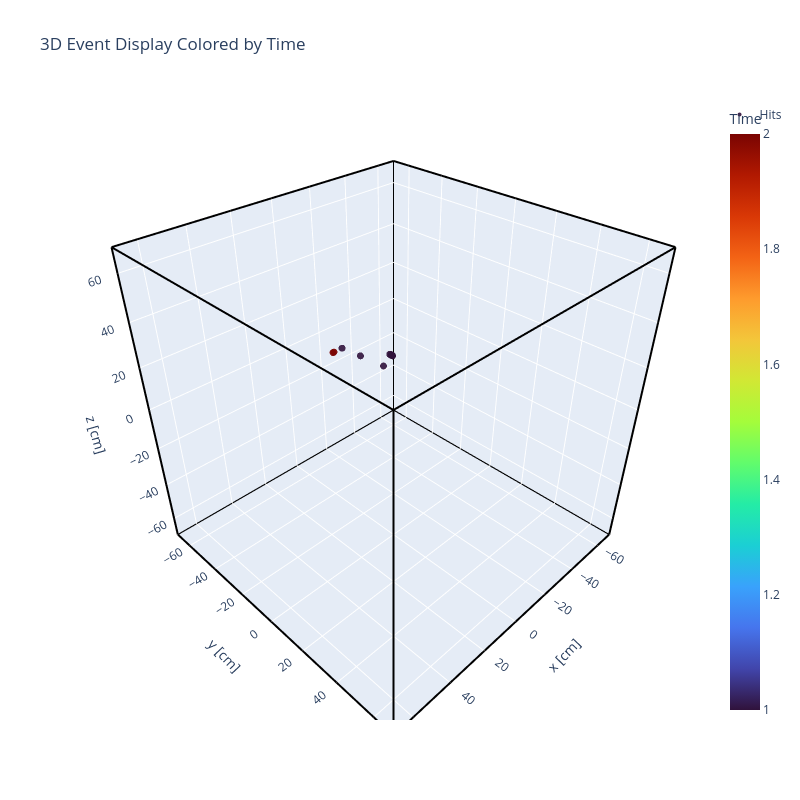

The cell this chart's notebook holds for it:
### Code cell
# --------------------------------------------------
# Cube dimensions
# --------------------------------------------------
Lmin, Lmax = -70, 70

# --------------------------------------------------
# Create event display
# --------------------------------------------------
fig = go.Figure()

# --- Add hit points colored by time ---
fig.add_trace(go.Scatter3d(
    x=hits_x, y=hits_y, z=hits_z,
    mode='markers',
    marker=dict(
        size=4,
        color=hits_c,             # <-- color by time
        colorscale='Turbo',      # 'Viridis', 'Plasma', 'Turbo', etc.
        colorbar=dict(title="Time"),
        opacity=0.9
    ),
    name="Hits"
))

# --------------------------------------------------
# Add detector cube edges
# --------------------------------------------------
cube_edges = [
    # bottom
    [(Lmin,Lmin,Lmin), (Lmax,Lmin,Lmin)],
    [(Lmax,Lmin,Lmin), (Lmax,Lmax,Lmin)],
    [(Lmax,Lmax,Lmin), (Lmin,Lmax,Lmin)],
    [(Lmin,Lmax,Lmin), (Lmin,Lmin,Lmin)],

    # top
    [(Lmin,Lmin,Lmax), (Lmax,Lmin,Lmax)],
    [(Lmax,Lmin,Lmax), (Lmax,Lmax,Lmax)],
    [(Lmax,Lmax,Lmax), (Lmin,Lmax,Lmax)],
    [(Lmin,Lmax,Lmax), (Lmin,Lmin,Lmax)],

    # verticals
    [(Lmin,Lmin,Lmin), (Lmin,Lmin,Lmax)],
    [(Lmax,Lmin,Lmin), (Lmax,Lmin,Lmax)],
    [(Lmax,Lmax,Lmin), (Lmax,Lmax,Lmax)],
    [(Lmin,Lmax,Lmin), (Lmin,Lmax,Lmax)],
]

for (x0,y0,z0),(x1,y1,z1) in cube_edges:
    fig.add_trace(go.Scatter3d(
        x=[x0,x1],
        y=[y0,y1],
        z=[z0,z1],
        mode='lines',
        line=dict(color='black', width=4),
        showlegend=False
    ))

# --------------------------------------------------
# Layout
# --------------------------------------------------
fig.update_layout(
    scene=dict(
        xaxis=dict(title='x [cm]', range=[Lmin, Lmax]),
        yaxis=dict(title='y [cm]', range=[Lmin, Lmax]),
        zaxis=dict(title='z [cm]', range=[Lmin, Lmax]),
        aspectmode='cube'
    ),
    width=800,
    height=800,
    title="3D Event Display Colored by Time"
)

fig.show()

### Figure 1 — Plotly figure (JSON) as saved in the notebook; plotly's stock layout.template omitted (floating-point values rounded to 4 significant figures)
{"data": [{"marker": {"color": [1, 2, 2, 1, 1, 1, 1, 1, 1, 1, 1], "colorbar": {"title": {"text": "Time"}}, "colorscale": [[0, "#30123b"], [0.07143, "#4145ab"], [0.1429, "#4675ed"], [0.2143, "#39a2fc"], [0.2857, "#1bcfd4"], [0.3571, "#24eca6"], [0.4286, "#61fc6c"], [0.5, "#a4fc3b"], [0.5714, "#d1e834"], [0.6429, "#f3c63a"], [0.7143, "#fe9b2d"], [0.7857, "#f36315"], [0.8571, "#d93806"], [0.9286, "#b11901"], [1, "#7a0402"]], "opacity": 0.9, "size": 4}, "mode": "markers", "name": "Hits", "type": "scatter3d", "x": [21.11, 25.04, 25.48, 18.56, 12.52, 9.791, 8.785, 8.961, 9.408, 9.52, 9.136], "y": [-5.543, -5.543, -5.543, 1.552, 7.316, 7.76, 8.203, 8.203, 8.203, 8.203, 8.646], "z": [35.5, 35.5, 35.5, 34.17, 29.73, 33.72, 32.83, 33.28, 33.28, 33.72, 33.28]}, {"line": {"color": "black", "width": 4}, "mode": "lines", "showlegend": false, "type": "scatter3d", "x": [-70, 70], "y": [-70, -70], "z": [-70, -70]}, {"line": {"color": "black", "width": 4}, "mode": "lines", "showlegend": false, "type": "scatter3d", "x": [70, 70], "y": [-70, 70], "z": [-70, -70]}, {"line": {"color": "black", "width": 4}, "mode": "lines", "showlegend": false, "type": "scatter3d", "x": [70, -70], "y": [70, 70], "z": [-70, -70]}, {"line": {"color": "black", "width": 4}, "mode": "lines", "showlegend": false, "type": "scatter3d", "x": [-70, -70], "y": [70, -70], "z": [-70, -70]}, {"line": {"color": "black", "width": 4}, "mode": "lines", "showlegend": false, "type": "scatter3d", "x": [-70, 70], "y": [-70, -70], "z": [70, 70]}, {"line": {"color": "black", "width": 4}, "mode": "lines", "showlegend": false, "type": "scatter3d", "x": [70, 70], "y": [-70, 70], "z": [70, 70]}, {"line": {"color": "black", "width": 4}, "mode": "lines", "showlegend": false, "type": "scatter3d", "x": [70, -70], "y": [70, 70], "z": [70, 70]}, {"line": {"color": "black", "width": 4}, "mode": "lines", "showlegend": false, "type": "scatter3d", "x": [-70, -70], "y": [70, -70], "z": [70, 70]}, {"line": {"color": "black", "width": 4}, "mode": "lines", "showlegend": false, "type": "scatter3d", "x": [-70, -70], "y": [-70, -70], "z": [-70, 70]}, {"line": {"color": "black", "width": 4}, "mode": "lines", "showlegend": false, "type": "scatter3d", "x": [70, 70], "y": [-70, -70], "z": [-70, 70]}, {"line": {"color": "black", "width": 4}, "mode": "lines", "showlegend": false, "type": "scatter3d", "x": [70, 70], "y": [70, 70], "z": [-70, 70]}, {"line": {"color": "black", "width": 4}, "mode": "lines", "showlegend": false, "type": "scatter3d", "x": [-70, -70], "y": [70, 70], "z": [-70, 70]}], "layout": {"height": 800, "scene": {"aspectmode": "cube", "xaxis": {"range": [-70, 70], "title": {"text": "x [cm]"}}, "yaxis": {"range": [-70, 70], "title": {"text": "y [cm]"}}, "zaxis": {"range": [-70, 70], "title": {"text": "z [cm]"}}}, "title": {"text": "3D Event Display Colored by Time"}, "width": 800}}
